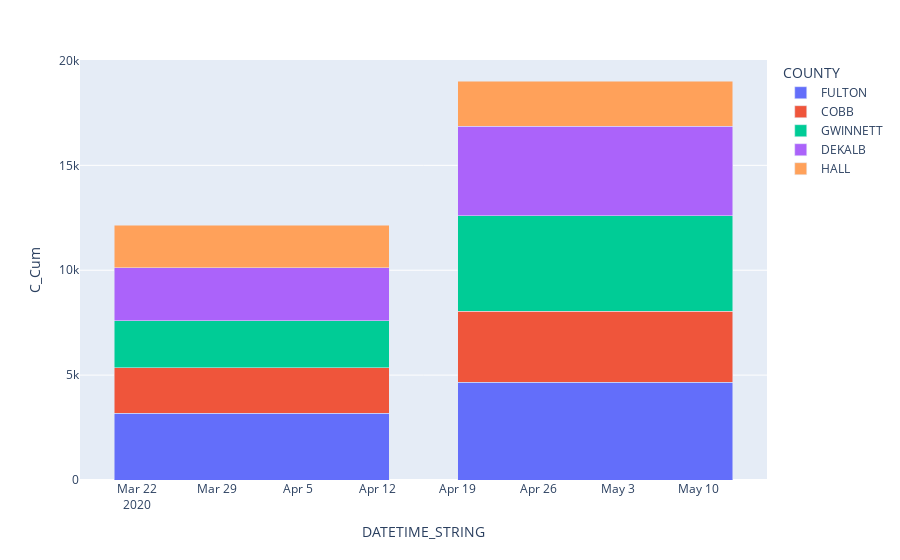

Notebook source saved alongside this figure:
### Code cell
plotly2 = px.bar(finaldf_dropdups, x='DATETIME_STRING', y="C_Cum", color='COUNTY', barmode='stack')
plotly2

### Figure 1 — Plotly figure (JSON) as saved in the notebook; plotly's stock layout.template omitted (floating-point values rounded to 4 significant figures)
{"data": [{"alignmentgroup": "True", "hovertemplate": "COUNTY=FULTON<br>DATETIME_STRING=%{x}<br>C_Cum=%{y}<extra></extra>", "legendgroup": "FULTON", "marker": {"color": "#636efa", "pattern": {"shape": ""}}, "name": "FULTON", "offsetgroup": "FULTON", "orientation": "v", "showlegend": true, "textposition": "auto", "type": "bar", "x": ["2020-04", "2020-05"], "xaxis": "x", "y": [3189, 4657], "yaxis": "y"}, {"alignmentgroup": "True", "hovertemplate": "COUNTY=COBB<br>DATETIME_STRING=%{x}<br>C_Cum=%{y}<extra></extra>", "legendgroup": "COBB", "marker": {"color": "#EF553B", "pattern": {"shape": ""}}, "name": "COBB", "offsetgroup": "COBB", "orientation": "v", "showlegend": true, "textposition": "auto", "type": "bar", "x": ["2020-04", "2020-05"], "xaxis": "x", "y": [2167, 3386], "yaxis": "y"}, {"alignmentgroup": "True", "hovertemplate": "COUNTY=GWINNETT<br>DATETIME_STRING=%{x}<br>C_Cum=%{y}<extra></extra>", "legendgroup": "GWINNETT", "marker": {"color": "#00cc96", "pattern": {"shape": ""}}, "name": "GWINNETT", "offsetgroup": "GWINNETT", "orientation": "v", "showlegend": true, "textposition": "auto", "type": "bar", "x": ["2020-04", "2020-05"], "xaxis": "x", "y": [2242, 4544], "yaxis": "y"}, {"alignmentgroup": "True", "hovertemplate": "COUNTY=DEKALB<br>DATETIME_STRING=%{x}<br>C_Cum=%{y}<extra></extra>", "legendgroup": "DEKALB", "marker": {"color": "#ab63fa", "pattern": {"shape": ""}}, "name": "DEKALB", "offsetgroup": "DEKALB", "orientation": "v", "showlegend": true, "textposition": "auto", "type": "bar", "x": ["2020-04", "2020-05"], "xaxis": "x", "y": [2517, 4271], "yaxis": "y"}, {"alignmentgroup": "True", "hovertemplate": "COUNTY=HALL<br>DATETIME_STRING=%{x}<br>C_Cum=%{y}<extra></extra>", "legendgroup": "HALL", "marker": {"color": "#FFA15A", "pattern": {"shape": ""}}, "name": "HALL", "offsetgroup": "HALL", "orientation": "v", "showlegend": true, "textposition": "auto", "type": "bar", "x": ["2020-04", "2020-05"], "xaxis": "x", "y": [2022, 2163], "yaxis": "y"}], "layout": {"barmode": "stack", "legend": {"title": {"text": "COUNTY"}, "tracegroupgap": 0}, "margin": {"t": 60}, "xaxis": {"anchor": "y", "domain": [0, 1], "title": {"text": "DATETIME_STRING"}}, "yaxis": {"anchor": "x", "domain": [0, 1], "title": {"text": "C_Cum"}}}}
